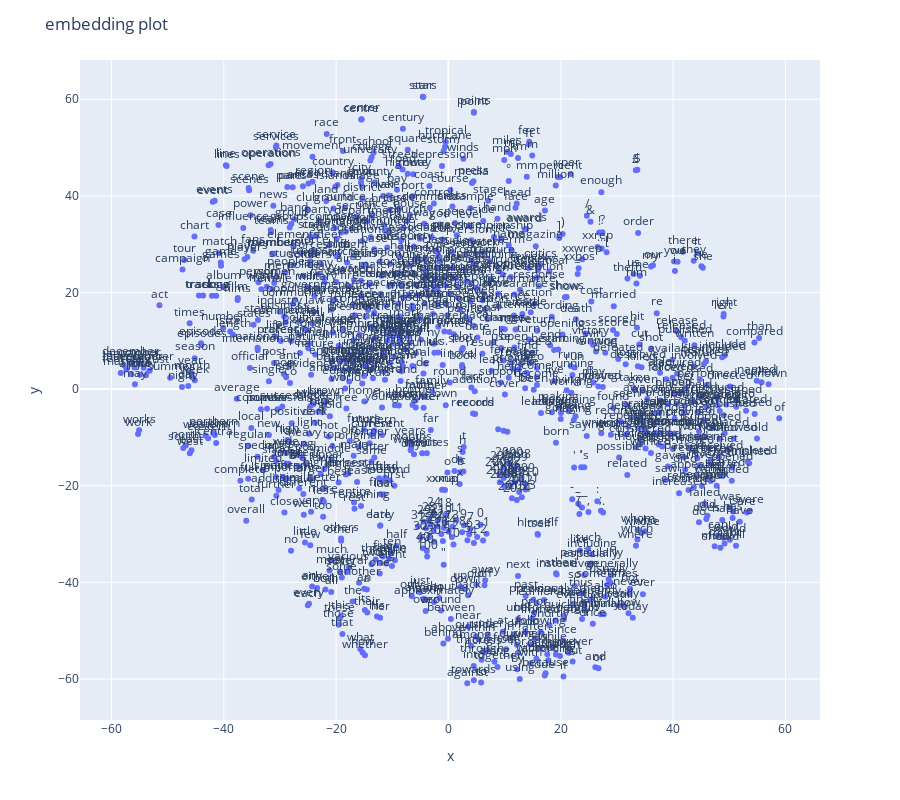

Write notebook code for a chart like this one.
### Code cell
import plotly.express as px

fig = px.scatter(df, x="x", y="y", text="vocab")

fig.update_traces(textposition='top center')

fig.update_layout(
    height=800,
    title_text='embedding plot'
)

fig.show()

### Figure 1 — Plotly figure (JSON) as saved in the notebook; plotly's stock layout.template omitted (floating-point values rounded to 4 significant figures; data arrays with more than 128 entries replaced by an {"elided": "..."} marker saying what was removed)
{"data": [{"hovertemplate": "x=%{x}<br>y=%{y}<br>vocab=%{text}<extra></extra>", "legendgroup": "", "marker": {"color": "#636efa", "symbol": "circle"}, "mode": "markers+text", "name": "", "orientation": "v", "showlegend": false, "text": {"elided": "1000 str values"}, "textposition": "top center", "type": "scatter", "x": {"elided": "1000 float values"}, "xaxis": "x", "y": {"elided": "1000 float values"}, "yaxis": "y"}], "layout": {"height": 800, "legend": {"tracegroupgap": 0}, "margin": {"t": 60}, "title": {"text": "embedding plot"}, "xaxis": {"anchor": "y", "domain": [0, 1], "title": {"text": "x"}}, "yaxis": {"anchor": "x", "domain": [0, 1], "title": {"text": "y"}}}}
